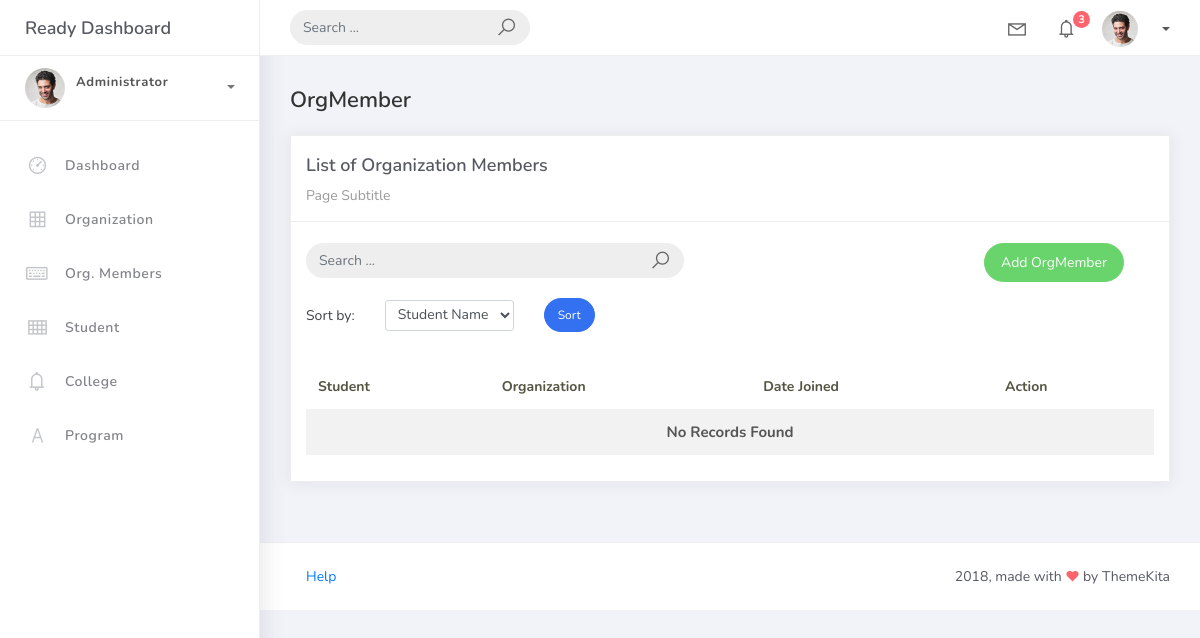
The page /orgmember_list/ on the database as committed earlier.
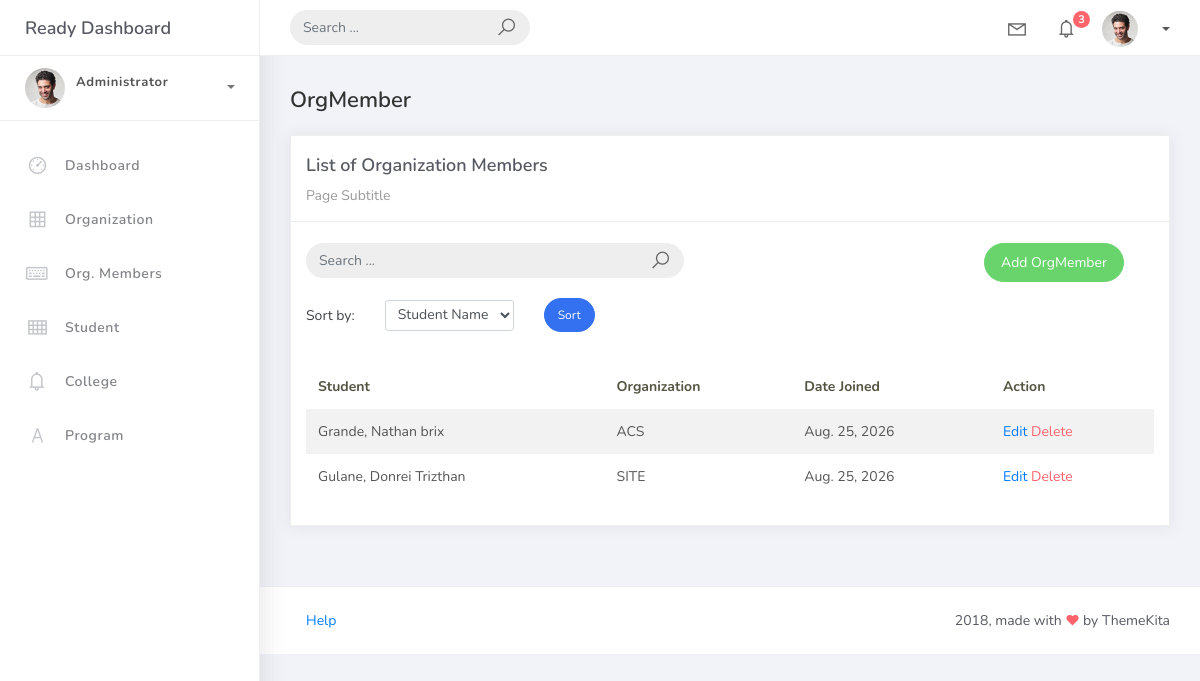
The same page on the database as committed later.
### studentorg/models.py (models this page shows, shortened)
class BaseModel(models.Model):
    created_at = models.DateTimeField(auto_now_add=True, db_index=True)
    updated_at = models.DateTimeField(auto_now=True)
    class Meta:
        abstract = True

class OrgMember(BaseModel):
    student = models.ForeignKey(Student, on_delete=models.CASCADE)
    organization = models.ForeignKey(Organization, on_delete=models.CASCADE)
    date_joined = models.DateField()

class Student(BaseModel):
    student_id = models.CharField(max_length=15)
    lastname = models.CharField(max_length=25)
    firstname = models.CharField(max_length=25)
    middlename = models.CharField(max_length=25, blank=True, null=True)
    program = models.ForeignKey(Program, on_delete=models.CASCADE)

class Organization(BaseModel):
    name = models.CharField(max_length=250)
    college = models.ForeignKey(College, null=True, blank=True, on_delete=models.CASCADE)
    description = models.CharField(max_length=500)

### studentorg/views.py (the view, shortened to what this page needs)
# urls.py: path("orgmember_list/", OrgMemberListView.as_view(), name="orgmember-list"),
class OrgMemberListView(ListView):
    model = OrgMember
    template_name = "orgmember_list.html"
    paginate_by = 5
    def get_queryset(self):
        qs = super().get_queryset()
        query = self.request.GET.get("q")
        return qs
    def get_ordering(self):
        allowed = [
            "student__lastname",
            "date_joined"
        ]
        sort_by = self.request.GET.get("sort_by")
        if sort_by == "student_name":
            return ["student__lastname", "student__firstname"]
        if sort_by in allowed:
            return sort_by
        return "student__lastname"

### templates/orgmember_list.html (shortened to what the changed rows need)
{% extends 'base.html' %}
{% load static %}
{% block content %}
<div class="content">
    <div class="container-fluid">
        <div class="row">
            <div class="col-md-12">
                <div class="card">
                    <br />
                    <div class="card-body">
                        <table class="table table-striped mt-3">
                            <thead>
                                <tr>
                                    <th scope="col">Student</th>
                                    <th scope="col">Organization</th>
                                    <th scope="col">Date Joined</th>
                                    <th scope="col">Action</th>
                                </tr>
                            </thead>
                            <tbody>
                                {% for object in object_list %}
                                <tr>
                                    <td>
                                        {{ object.student.lastname }}, {{ object.student.firstname }}
                                    </td>
                                    <td>
                                        {{ object.organization.name }}
                                    </td>
                                    <td>
                                        {{ object.date_joined }}
                                    </td>
                                    <td>
                                        <a href="{% url 'orgmember-update' object.id %}">
                                            Edit
                                        </a>
                                        <a href="{% url 'orgmember-delete' object.id %}"
                                           class="text-danger">
                                            Delete
                                        </a>
                                    </td>
                                </tr>
                                {% empty %}
                                <tr>
                                    <td colspan="4" style="text-align: center">
                                        <p class="text-sm font-weight-bold mb-0">
                                            No Records Found
                                        </p>
                                    </td>
                                </tr>
                                {% endfor %}
                            </tbody>
                        </table>
                    </div>
                </div>
            </div>
        </div>
    </div>
</div>
{% endblock %}

Rows that differ between the two databases and show on the page:
added OrgMember: student.lastname "Grande", student.firstname "Nathan brix", organization.name "ACS", date_joined "Aug. 25, 2026"
added OrgMember: student.lastname "Gulane", student.firstname "Donrei Trizthan", organization.name "SITE", date_joined "Aug. 25, 2026"
Other text that changed with them:
text no longer shown: "No Records Found"
